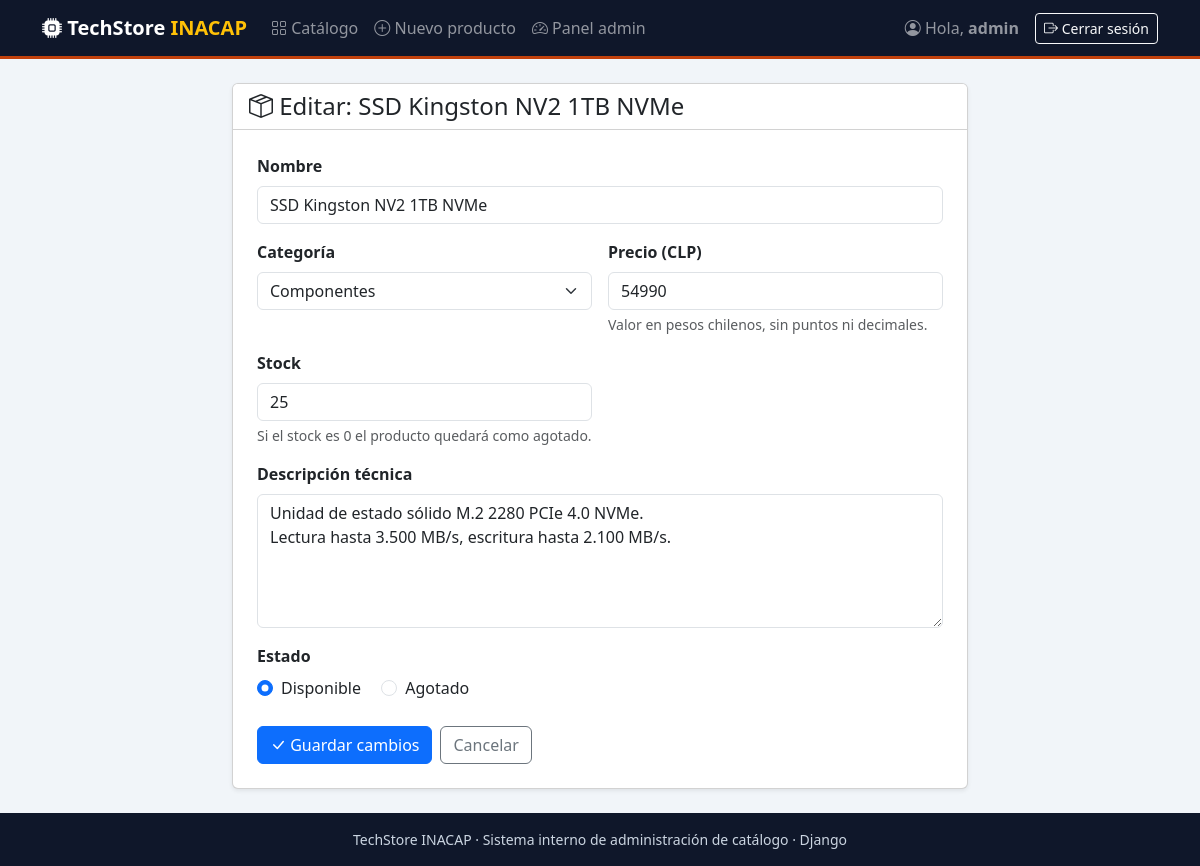
Page /producto/9/editar/ (signed in) on the committed database.
### catalogo/models.py (models this page shows, shortened)
class Producto(models.Model):
    class Categoria(models.TextChoices):
        CONSOLAS = 'CONSOLAS', 'Consolas'
        NOTEBOOKS = 'NOTEBOOKS', 'Notebooks'
        ESCRITORIO = 'ESCRITORIO', 'Computadores de escritorio'
        COMPONENTES = 'COMPONENTES', 'Componentes'
        PERIFERICOS = 'PERIFERICOS', 'Periféricos'
    ESTADO_CHOICES = [
        (True, 'Disponible'),
        (False, 'Agotado'),
    ]
    ICONOS = {
        Categoria.CONSOLAS: 'bi-controller',
        Categoria.NOTEBOOKS: 'bi-laptop',
        Categoria.ESCRITORIO: 'bi-pc-display',
        Categoria.COMPONENTES: 'bi-cpu',
        Categoria.PERIFERICOS: 'bi-keyboard',
    }
    nombre = models.CharField('nombre', max_length=120)
    categoria = models.CharField(
        'categoría',
        max_length=20,
        choices=Categoria.choices,
        default=Categoria.CONSOLAS,
    )
    precio = models.DecimalField(
        'precio (CLP)',
        max_digits=10,
        decimal_places=0,
        validators=[MinValueValidator(0)],
    )
    stock = models.IntegerField(
        'stock',
        default=0,
        validators=[MinValueValidator(0)],
    )
    descripcion = models.TextField('descripción técnica')
    estado = models.BooleanField('estado', choices=ESTADO_CHOICES, default=True)
    creado = models.DateTimeField('creado', auto_now_add=True)
    actualizado = models.DateTimeField('actualizado', auto_now=True)
    class Meta:
        verbose_name = 'producto'
        verbose_name_plural = 'productos'
        ordering = ['categoria', 'nombre']
    def get_absolute_url(self):
        return reverse('catalogo:detalle', args=[self.pk])

### catalogo/views.py (the view)
# urls.py: path('producto/<int:pk>/editar/', views.editar_producto, name='editar'),
@login_required
def editar_producto(request, pk):
    producto = get_object_or_404(Producto, pk=pk)
    if request.method == 'POST':
        form = ProductoForm(request.POST, instance=producto)
        if form.is_valid():
            form.save()
            messages.success(request, f'Producto "{producto.nombre}" actualizado correctamente.')
            return redirect(producto)
    else:
        form = ProductoForm(instance=producto)
    return render(request, 'catalogo/formulario.html', {
        'form': form,
        'producto': producto,
        'titulo': f'Editar: {producto.nombre}',
        'boton': 'Guardar cambios',
    })

### catalogo/templates/catalogo/formulario.html (shortened to what this page needs)
{% extends 'base.html' %}
{% block content %}
<div class="row justify-content-center">
    <div class="col-lg-8">
        <div class="card shadow-sm">
            <div class="card-header bg-white">
                <h1 class="h4 mb-0"><i class="bi bi-box-seam"></i> {{ titulo }}</h1>
            </div>
            <div class="card-body p-4">
                <form method="post" novalidate>
                    <div class="row g-3">
                        {% for field in form %}
                            <div class="{% if field.name == 'precio' or field.name == 'stock' or field.name == 'categoria' or field.name == 'estado' %}col-md-6{% else %}col-12{% endif %}">
                                <label class="form-label fw-semibold" for="{{ field.id_for_label }}">{{ field.label }}</label>
                                {% if field.widget_type == 'radioselect' %}
                                    <div>
                                        {% for opcion in field %}
                                            <div class="form-check form-check-inline">
                                                {{ opcion.tag }}
                                                <label class="form-check-label" for="{{ opcion.id_for_label }}">{{ opcion.choice_label }}</label>
                                            </div>
                                        {% endfor %}
                                    </div>
                                {% else %}
                                    {{ field }}
                                {% endif %}
                                {% if field.help_text %}
                                    <div class="form-text">{{ field.help_text }}</div>
                                {% endif %}
                            </div>
                        {% endfor %}
                    </div>
                    <div class="d-flex gap-2 mt-4">
                        <button type="submit" class="btn btn-primary">
                            <i class="bi bi-check-lg"></i> {{ boton }}
                        </button>
                        <a href="{% if producto %}{{ producto.get_absolute_url }}{% else %}{% url 'catalogo:lista' %}{% endif %}"
                           class="btn btn-outline-secondary">Cancelar</a>
                    </div>
                </form>
            </div>
        </div>
    </div>
</div>
{% endblock %}

### catalogo/templates/base.html (shortened to what this page needs)
{% load static %}<!DOCTYPE html>
<html lang="es">
<head>
    <link href="https://cdn.jsdelivr.net/npm/bootstrap@5.3.3/dist/css/bootstrap.min.css" rel="stylesheet">
    <link href="https://cdn.jsdelivr.net/npm/bootstrap-icons@1.11.3/font/bootstrap-icons.min.css" rel="stylesheet">
    <link href="{% static 'catalogo/css/estilos.css' %}" rel="stylesheet">
</head>
<body class="d-flex flex-column min-vh-100">
<nav class="navbar navbar-expand-lg navbar-dark navbar-techstore">
    <div class="container">
        <a class="navbar-brand fw-bold" href="{% url 'catalogo:lista' %}">
            <i class="bi bi-cpu-fill"></i> TechStore <span class="text-warning">INACAP</span>
        </a>
        <div class="collapse navbar-collapse" id="menu">
            <ul class="navbar-nav me-auto">
                <li class="nav-item">
                    <a class="nav-link {% if request.resolver_match.url_name == 'lista' %}active{% endif %}"
                       href="{% url 'catalogo:lista' %}"><i class="bi bi-grid"></i> Catálogo</a>
                </li>
                {% if user.is_authenticated %}
                    <li class="nav-item">
                        <a class="nav-link {% if request.resolver_match.url_name == 'crear' %}active{% endif %}"
                           href="{% url 'catalogo:crear' %}"><i class="bi bi-plus-circle"></i> Nuevo producto</a>
                    </li>
                    {% if user.is_staff %}
                        <li class="nav-item">
                            <a class="nav-link" href="{% url 'admin:index' %}"><i class="bi bi-speedometer2"></i> Panel admin</a>
                        </li>
                    {% endif %}
                {% endif %}
            </ul>
            <ul class="navbar-nav align-items-lg-center">
                {% if user.is_authenticated %}
                    <li class="nav-item">
                        <span class="navbar-text me-3">
                            <i class="bi bi-person-circle"></i> Hola, <strong>{{ user.username }}</strong>
                        </span>
                    </li>
                    <li class="nav-item">
                        <form action="{% url 'logout' %}" method="post" class="d-inline">
                            <button type="submit" class="btn btn-outline-light btn-sm">
                                <i class="bi bi-box-arrow-right"></i> Cerrar sesión
                            </button>
                        </form>
                    </li>
                {% endif %}
            </ul>
        </div>
    </div>
</nav>
<main class="container my-4 flex-grow-1">
    {% block content %}{% endblock %}
</main>
<footer class="footer-techstore py-3 mt-auto">
    <div class="container text-center small">
        TechStore INACAP &middot; Sistema interno de administración de catálogo &middot; Django
    </div>
</footer>
</body>
</html>

### catalogo/static/catalogo/css/estilos.css (style rules this page uses)
:root { --ts-oscuro: #0f172a; --ts-acento: #c2410c; }
body { background-color: #f1f5f9; }
.navbar-techstore { background-color: var(--ts-oscuro); border-bottom: 3px solid var(--ts-acento); }
.footer-techstore { background-color: var(--ts-oscuro); color: #cbd5e1; }

### rows in the picture
Producto: form "SSD Kingston NV2 1TB NVMe" "Componentes" "54990" "25" "Unidad de estado sólido M.2 2280 PCIe 4.0 NVMe. Lectura hasta 3.500 MB/s, escritura hasta 2.100 MB/s."

### other values in the picture
{{ user.username }} "admin"
{{ titulo }} "Editar: SSD Kingston NV2 1TB NVMe"
{{ field.label }} "Nombre" "Categoría" "Precio (CLP)" "Stock" "Descripción técnica" "Estado"
{{ field.help_text }} "Valor en pesos chilenos, sin puntos ni decimales." "Si el stock es 0 el producto quedará como agotado."
{{ opcion.choice_label }} "Disponible" "Agotado"
{{ boton }} "Guardar cambios"
